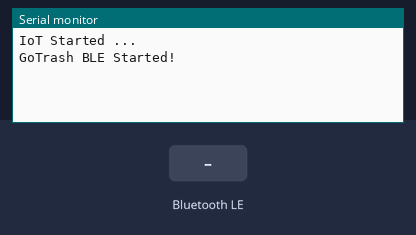
The program below on a simulated ESP32. On the bench: the last lines printed to the serial monitor. The test bench sets the inputs (shaded band). Nothing arrives over Bluetooth unless stated; a phone connects over Bluetooth LE 3 s after start.

Above: at 3.8 s.
3.9 s: Bluetooth LE write "5" received
At 4.3 s:
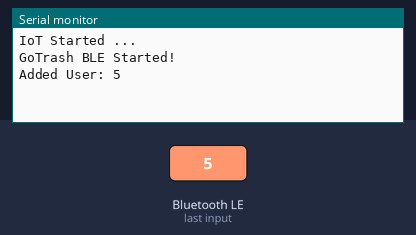
5.4 s: Bluetooth LE write "5" received
At 6.6 s:
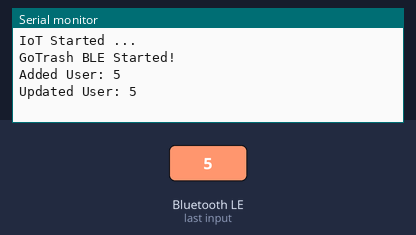
6.9 s: Bluetooth LE write "90" received
At 7.8 s:
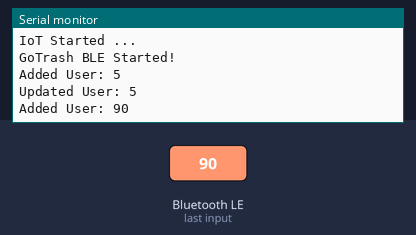
8.4 s: Bluetooth LE write "200" received
At 11.4 s:
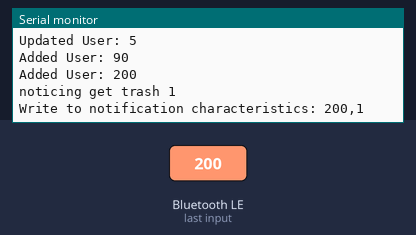

The program:

main.cpp
```cpp
#include <Arduino.h>
#include <ArduinoBLE.h>
#include <gotrashble.h>


void setup() {
  Serial.begin(921600);
  Serial.println("IoT Started ...");
  setupBLE();
}

int trashId = 0;

void loop() {
  delay(10000);
  int userId = getCurrentUser();
  if(userId != -1){
    trashId += 1;
    Serial.println("noticing get trash " + String(trashId));
    noticeUser(trashId, userId);
  }
}
```

gotrashble.cpp
```cpp
#include <gotrashble.h>
#include <map>

// Variable List
BLEService bleService("180D");
BLECharacteristic bleCharacteristics("2A37", BLERead | BLEWrite | BLEWriteWithoutResponse, 20);
BLECharacteristic notifCharacteristics("A12S", BLERead | BLEWrite | BLEWriteWithoutResponse, 20);
std::map<int, unsigned long> userMap;


const unsigned long TIME_LIMIT = 0.5 * 60 * 1000; // 30 Seconds

int getCurrentUser(){
  int currentUser = -1;
  unsigned long latestTimestamp = 0;

  for (const auto& user : userMap) {
    if (user.second > latestTimestamp) {
      latestTimestamp = user.second;
      currentUser = user.first;
    }
  }

  return currentUser;
}

void noticeUser(int trashID, int userID){
    String trashIdStr = String(trashID);
    String userIdStr = String(userID);
    String combined = userIdStr + "," + trashIdStr;
    notifCharacteristics.writeValue(combined.c_str());
    Serial.println("Write to notification characteristics: " + combined);
}

void addUsers(int id) {
  unsigned long currentTime = millis();

  // Check if the user ID exists in the userSet
  auto it = userMap.find(id);
  if (it != userMap.end()) {
    // User exists, update timestamp in userQueue
    it->second = currentTime;
    Serial.println("Updated User: " + String(id));
  } else {
    // User does not exist, add new user
    User newUser;
    newUser.id = id;
    newUser.timestamp = currentTime;

    userMap.insert(std::make_pair(id, currentTime));
    Serial.println("Added User: " + String(id));
  }
}

void checkExpiredUser() {
   unsigned long currentTime = millis();

  for (auto it = userMap.begin(); it != userMap.end(); ) {
    // Check if the user is expired
    if (currentTime - it->second > TIME_LIMIT) {
      Serial.println("Removed User: " + String(it->first));
      // Erase expired user and advance iterator
      it = userMap.erase(it);
    } else {
      ++it;
    }
  }
}

void BLETask(void *pvParameters){
  for(;;){
    loopBLE();
  }
}

void setupBLE(){
  BLE.begin();
  BLE.setLocalName("GoTrash");
  BLE.setDeviceName("GoTrash");
  BLE.setAdvertisedService(bleService);

  bleCharacteristics.canWrite();
  bleCharacteristics.canRead();
  bleCharacteristics.writeValue("");

  notifCharacteristics.canWrite();
  notifCharacteristics.canRead();
  notifCharacteristics.writeValue("");

  bleService.addCharacteristic(bleCharacteristics);
  bleService.addCharacteristic(notifCharacteristics);
  BLE.addService(bleService);
  BLE.advertise();

  xTaskCreate(BLETask, "BLETask", 10000, NULL, 1, NULL);
  Serial.println("GoTrash BLE Started!");
}

void loopBLE(){
  BLEDevice central = BLE.central();
  checkExpiredUser();
  if (central && central.connected() &&  bleCharacteristics.written()) {
    const uint8_t* value = bleCharacteristics.value();
    int length = bleCharacteristics.valueLength();

    String receivedValue = "";
    for (int i = 0; i < length; i++) {
      receivedValue += (char)value[i];
    }
    addUsers(receivedValue.toInt());
  }
}
```

gotrashble.h
```cpp
#ifndef GOTRASHBLE_H
#define GOTRASHBLE_H

#include <map>
#include <ArduinoBLE.h>
#include <Arduino.h>

struct User {
  int id;
  unsigned long timestamp;
};

extern std::map<int, unsigned long> userMap;

int getCurrentUser();
void noticeUser(int trashID, int userID);
void setupBLE();
void loopBLE();

#endif // GOTRASHBLE_H
```

Measured:
- after the input at 3.9 s, the serial monitor: prints a new line at once (image 1)
- after the input at 5.4 s, the serial monitor: prints a new line at once (image 2)
- after the input at 6.9 s, the serial monitor: prints a new line at once (image 3)
- after the input at 8.4 s, the serial monitor: prints a new line at once (image 4)
